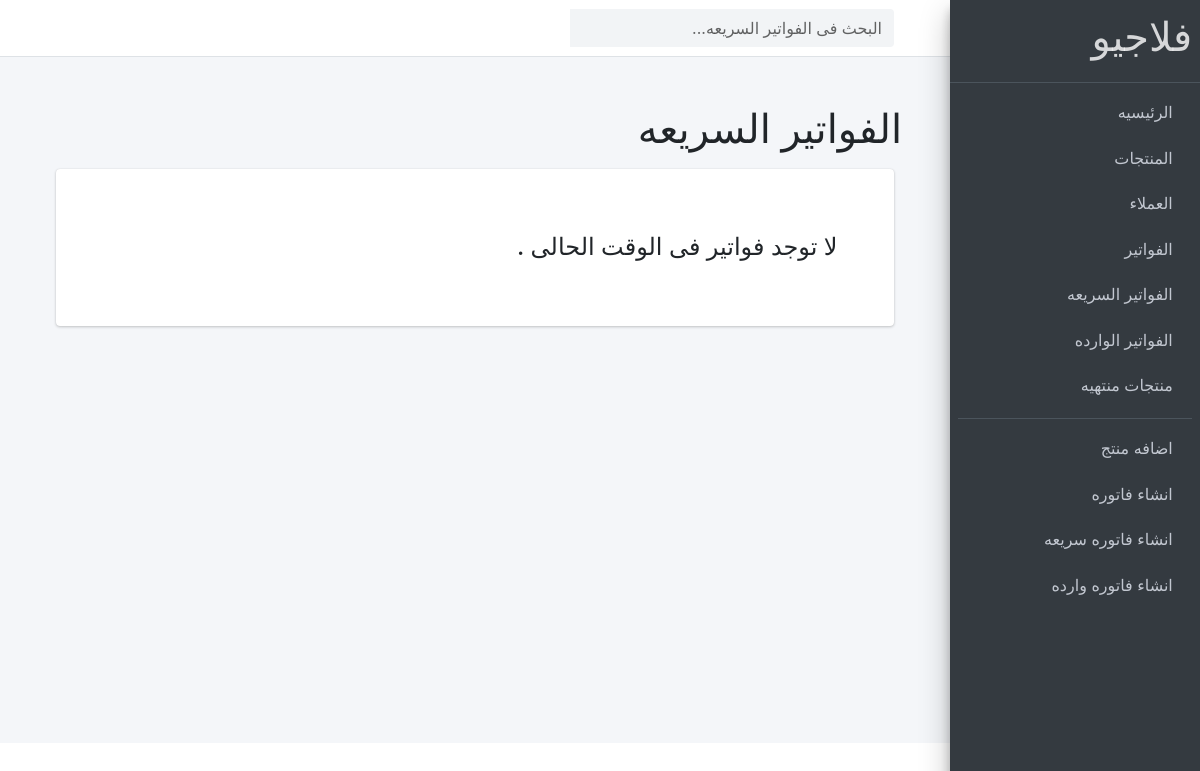
Page /home/products/quiqbills/ on the earlier database version.
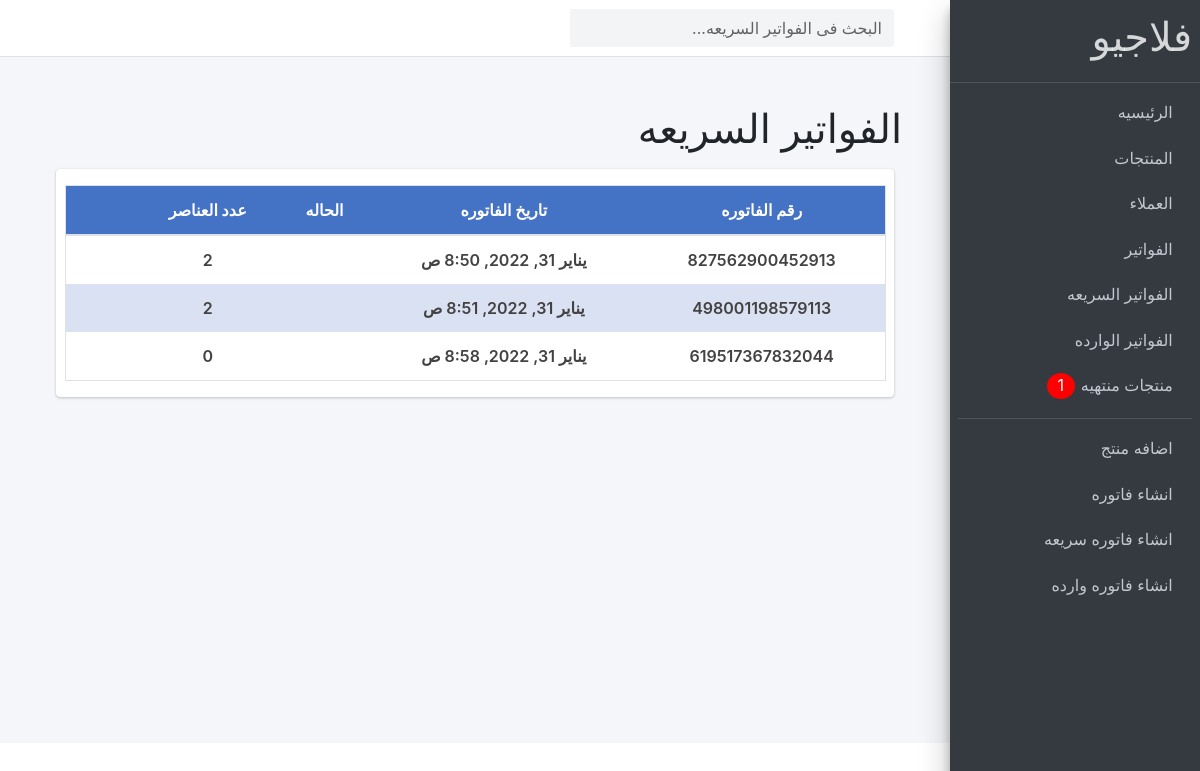
Same page on the later database version.
### store/models.py (models this page shows, shortened)
class QuiqOrder(models.Model):
    date = models.DateTimeField(auto_now_add=True)
    complete = models.BooleanField(default=False)
    transaction_id = models.CharField(max_length=100, null=True)
    paid = models.FloatField(validators=[MinValueValidator(0)],verbose_name="تم دفع")
    ORDslug = models.SlugField(blank=True, null=True, unique=True, allow_unicode=True, max_length=255 , verbose_name="slug")
    @property
    def get_bill_count(self):
        orderitems = self.quiqorderline_set.all()
        count = orderitems.count()
        return count

### store/views.py (the view)
# urls.py: path('products/quiqbills/', views.quiq_bills, name="quiqbills"),
def quiq_bills(request):
    search_qs = request.GET.get('search_quiqbills', '')
    if search_qs:
        quiqbills = QuiqOrder.objects.filter(transaction_id__startswith=search_qs)
    else:
        quiqbills = QuiqOrder.objects.all()
    return render(request, 'pages/quiqbills.html',{'quiqbills': quiqbills})

### store/context_processor.py (called while the page is built)
def calc_empty_products(request):
    products = Product.objects.filter(available_in_ventory=0)
    emptyNum = products.count()
    return {"emptyNum":emptyNum}

### templates/pages/quiqbills.html (shortened to what this page needs)
{% extends 'base.html' %}
{% load crispy_forms_tags %}
{% load static %}
{% block content %}
    <nav  class="main-header navbar navbar-expand navbar-white navbar-light">
      <ul class="navbar-nav">
        <li class="nav-item">
          <a class="nav-link" data-widget="pushmenu" href="#"></a>
        </li>
      </ul>
      <form class="form-inline ml-3" action="{% url 'products:quiqbills' %}">
        <div class="input-group">
          <input id="searchIdforquiqbills" class="form-control form-control-navbar" name="search_quiqbills" type="search" placeholder="البحث فى الفواتير السريعه..." aria-label="Search">
          <div class="input-group-append">
            <button class="btn btn-navbar" type="submit">
            </button>
          </div>
        </div>
      </form>
    </nav>
    <div style="direction: rtl;" class="wrapper">
      <div   class="content-wrapper p-5">
        <div class="row mb-2">
          <div class="col-sm-6">
            <h1>الفواتير السريعه</h1>
          </div>
        </div>
            <section class="content">
              <div class="card card-solid">
                  <div class="row d-flex align-items-stretch">
                    <div   class="col-12 p-3">
                      {% if quiqbills %}
                      <table class="table table-bordered text-center bills_table">
                        <thead>
                          <tr class="bills_thead_row">
                            <th scope="col">رقم الفاتوره </th>
                            <th scope="col">تاريخ الفاتوره </th>
                            <th scope="col">الحاله</th>
                            <th scope="col"> عدد العناصر </th>
                            <th scope="col"> </th>
                          </tr>
                        </thead>
                        <tbody>
                          {% for quiqbill in quiqbills %}
                          <tr class="bills_table_row">
                            <td><a href="{% url 'products:create_quiqline' quiqbill.id %}">{{quiqbill.transaction_id}}</a></td>
                            <td><a href="{% url 'products:create_quiqline' quiqbill.id %}">{{quiqbill.date}}</a></td>
                            <td></td>
                            <td><a href="{% url 'products:create_quiqline' quiqbill.id %}">{{quiqbill.get_bill_count}}</a> </td>
                            <td class="deletebtn"><a data-product="{{quiqbill.id}}" href="#" class="btn delete_quiqbill_list delete_quiqbill_list{{quiqbill.id}}"></a></td>
                          </tr>
                          {% endfor %}
                        </tbody>
                      </table>
                      {% else %}
                      <h4 class="m-5">لا توجد فواتير فى الوقت الحالى .</h4>
                      {% endif %}
                    </div>
                    </div>
              </div>
            </section>
          </div>
      </div>
{% endblock %}

Differences in the rows shown:
added QuiqOrder: transaction_id "827562900452913", date "يناير 31, 2022, 8:50 ص", get_bill_count "2"
added QuiqOrder: transaction_id "498001198579113", date "يناير 31, 2022, 8:51 ص", get_bill_count "2"
added QuiqOrder: transaction_id "619517367832044", date "يناير 31, 2022, 8:58 ص", get_bill_count "0"
Other differences:
{{ emptyNum }}: (not shown) → "1"
text no longer shown: "لا توجد فواتير فى الوقت الحالى ."
text now shown: "رقم الفاتوره تاريخ الفاتوره الحاله عدد العناصر"
